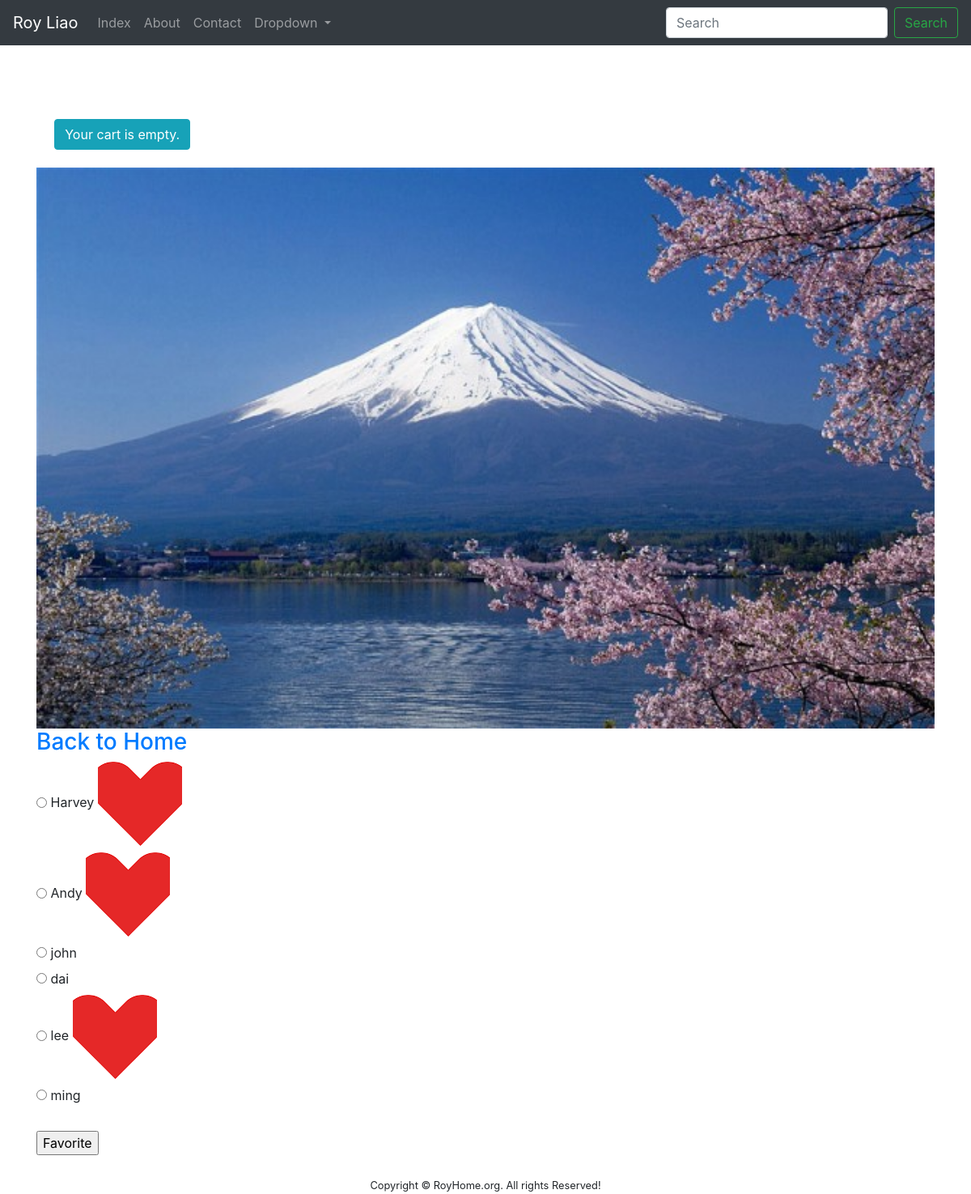
Screenshot of /indexstar/ with the database file from the repository.
### pages/models.py (models this page shows, shortened)
class Musician(models.Model):
    first_name = models.CharField(max_length=50)
    last_name = models.CharField(max_length=50)
    instrument = models.CharField(max_length=100)
    isf =  models.BooleanField(default=False)
    pic = models.ImageField(max_length=5000)

### pages/views.py (the view)
# urls.py: path('indexstar/',views.indexs, name='indexs'),
def indexs(request):
    all_musicians = Musician.objects.all()
    template=loader.get_template('indexstar.html')
    context = {
           'all_musicians':all_musicians,
    }
    return HttpResponse(template.render(context,request))

### pages/templates/indexstar.html (shortened to what this page needs)
{% extends "base.html" %}
{% load static %}
{%block content%}
 <img src="{% static 'images/p2.jpg' %}" class="d-block w-100" alt="...">
<h3><a href={% url 'home' %}>Back to Home</a></h3>
  <form action="{% url 'indexf' %}" method="post">
    {% for  musician in all_musicians %}
       <input type="radio" name="musician" id="musician{{forloop.counter}}" value="{{musician.id}}">
       <label for="musician{{forloop.counter}}">
         {{musician.first_name}}
         {% if musician.isf  %}
          <img src="{% static 'images/g.png' %}">
         {% endif %}
       </label>
    {% endfor %}
    <input type="submit" name="submit" value="Favorite">
  </form>
  {% endblock %}

### rows the page displays
Musician: first_name "Harvey", isf True (drawn)
Musician: first_name "Andy", isf True (drawn)
Musician: first_name "john"
Musician: first_name "dai"
Musician: first_name "lee", isf True (drawn)
Musician: first_name "ming"
